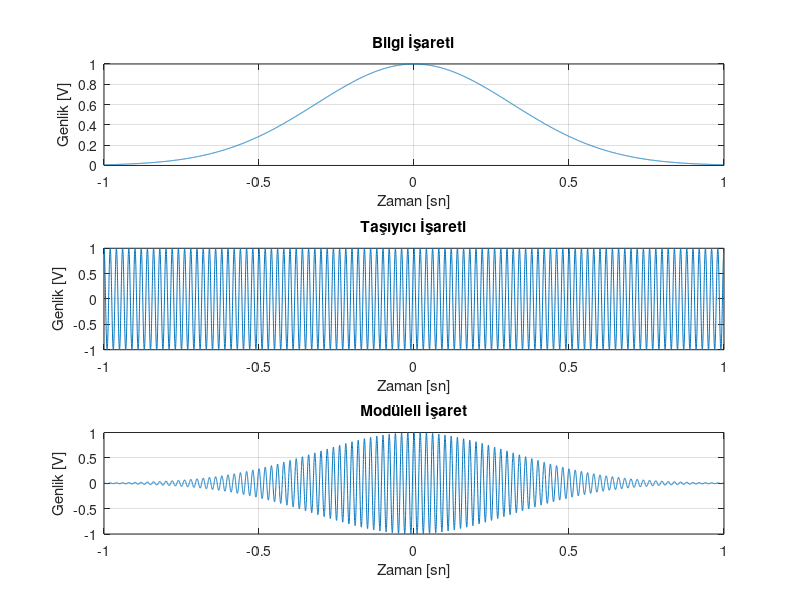
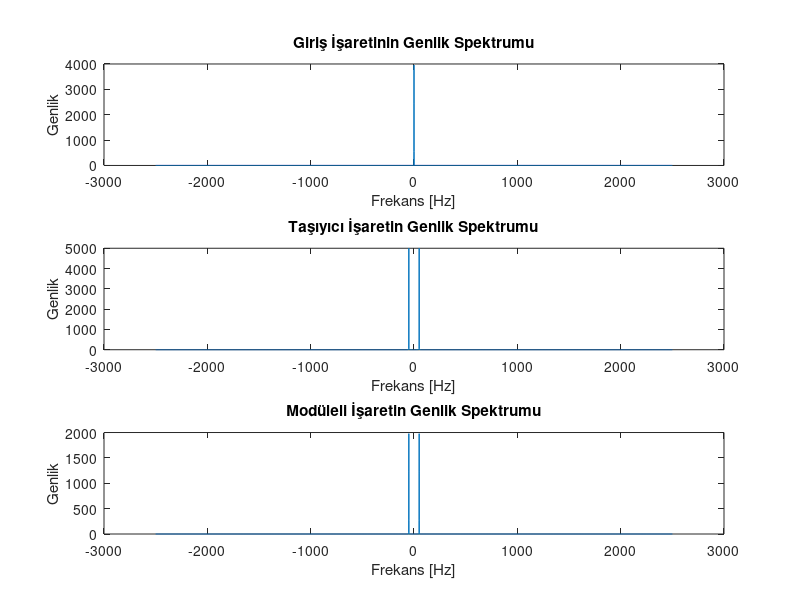
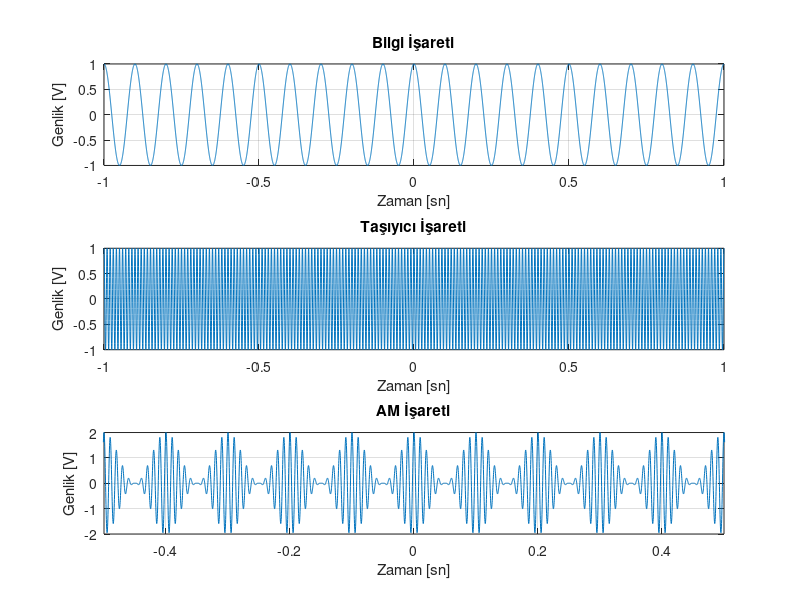
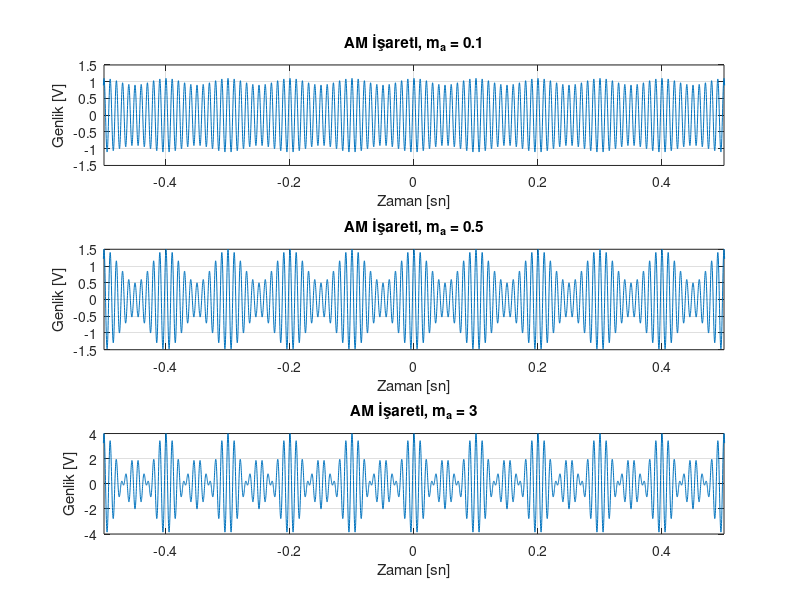

MATLAB code for these plots, in order: (Note: this script raises an error after producing the figures.)
%%S_1aCift Yanband Isareti (DSB) ve Yorumlanmasi
% Fs : Isareti MATLAB ortaminda analog gibi islemek icin
% kullanilan ornekleme frekansi (Fc'nin 100 kati)
% Fc : Tasiyicinin frekansi
close all,clear all,clc
Fs = 5000; Ts = 1/Fs;
Fc = 50;
A = 1;
t = -1:Ts:1;
input = A*exp(-5*t.^2); % bilgi isareti
carrier = A*cos(2*pi*Fc*t); % tasiyici
output = (input.*carrier);
figure,
subplot(311),plot(t,input),title('Bilgi İşareti'),grid on
xlabel('Zaman [sn]'),ylabel('Genlik [V]')
subplot(312),plot(t,carrier),title('Taşıyıcı İşareti'),grid on
xlabel('Zaman [sn]'),ylabel('Genlik [V]')
subplot(313),plot(t,output),title('Modüleli İşaret'),grid on
xlabel('Zaman [sn]'),ylabel('Genlik [V]')

%% 1b) Cift Yanband Isaretinin (DSB) Frekans Analizi
% Giriş işareti
input_fft = fftshift(abs(fft(input)));
f_input = linspace(-Fs/2, Fs/2, numel(input_fft));

% Taşıyıcı işareti
carrier_fft = fftshift(abs(fft(carrier)));
f_carrier = linspace(-Fs/2, Fs/2, numel(carrier_fft));

% Çıkış işareti
output_fft = fftshift(abs(fft(output)));
f_output = linspace(-Fs/2, Fs/2, numel(output_fft));

figure
subplot(3,1,1)
plot(f_input, input_fft)
title('Giriş İşaretinin Genlik Spektrumu')
xlabel('Frekans [Hz]')
ylabel('Genlik')

subplot(3,1,2)
plot(f_carrier, carrier_fft)
title('Taşıyıcı İşaretin Genlik Spektrumu')
xlabel('Frekans [Hz]')
ylabel('Genlik')

subplot(3,1,3)
plot(f_output, output_fft)
title('Modüleli İşaretin Genlik Spektrumu')
xlabel('Frekans [Hz]')
ylabel('Genlik')

%% 2a) Tasiyicili Genlik Modulasyonu (AM) ve Yorumlanmasi
close all, clear all, clc
Fs = 5000; Ts = 1/Fs;
Fc = 100; % taşıyıcı frekans - Hz
Fm = 10;
t = -1:Ts:1;
A = 1; ma = 1;
input = A*cos(2*pi*Fm*t); % bilgi işareti
carrier = cos(2*pi*Fc*t); % taşıyıcı
s_am = (1 + ma*cos(2*pi*Fm*t)).*carrier; % AM işareti

figure,
subplot(311), plot(t, input), title('Bilgi İşareti'), grid on
xlabel('Zaman [sn]'), ylabel('Genlik [V]')
subplot(312), plot(t, carrier), title('Taşıyıcı İşareti'), grid on
xlabel('Zaman [sn]'), ylabel('Genlik [V]')
subplot(313), plot(t, s_am), title('AM İşareti'), grid on
xlabel('Zaman [sn]'), ylabel('Genlik [V]'), xlim([-0.5 0.5])

%% 2b) Tasiyicili Genlik Modulasyonu (AM) ve Yorumlanmasi
close all, clear all, clc
Fs = 5000; Ts = 1/Fs;
Fc = 100; % taşıyıcı frekans - Hz
Fm = 10;
t = -1:Ts:1;
A = 1;
mas = [0.1, 0.5, 3];

figure;
for i = 1:length(mas)
    ma = mas(i);
    input = A*cos(2*pi*Fm*t); % bilgi işareti
    carrier = cos(2*pi*Fc*t); % taşıyıcı
    s_am = (1 + ma*cos(2*pi*Fm*t)).*carrier; % AM işareti
    
    subplot(length(mas), 1, i);
    plot(t, s_am);
    title(['AM İşareti, m_a = ', num2str(ma)]);
    xlabel('Zaman [sn]');
    ylabel('Genlik [V]');
    grid on;
    xlim([-0.5 0.5]);
end


%% 2C) Fourier Analizi
close all, clear all, clc
Fs = 5000; Ts = 1/Fs;
Fc = 100; % taşıyıcı frekans - Hz
Fm = 10;
t = -1:Ts:1;
A = 1;
ma = 1;

% Giriş işareti
input = A*cos(2*pi*Fm*t);

% Taşıyıcı işareti
carrier = cos(2*pi*Fc*t);

% Çıkış işareti (AM işareti)
s_am = (1 + ma*cos(2*pi*Fm*t)).*carrier;

% Genlik spektrumlarının hesaplanması
N = length(t); % Veri noktalarının sayısı
X_input = fftshift(abs(fft(input)))/N;
X_carrier = fftshift(abs(fft(carrier)))/N;
X_s_am = fftshift(abs(fft(s_am)))/N;

% Frekans vektörünün oluşturulması
f = linspace(-Fs/2, Fs/2, N);

% Grafiklerin çizdirilmesi
figure;

% Giriş işareti genlik spektrumu
subplot(3, 1, 1);
plot(f, X_input);
title('Giriş İşareti Genlik Spektrumu');
xlabel('Frekans [Hz]');
ylabel('Genlik');
xlim([-3*Fc, 3*Fc]);
grid on;

% Taşıyıcı işareti genlik spektrumu
subplot(3, 1, 2);
plot(f, X_carrier);
title('Taşıyıcı İşareti Genlik Spektrumu');
xlabel('Frekans [Hz]');
ylabel('Genlik');
xlim([-3*Fc, 3*Fc]);
grid on;

% Çıkış işareti (AM işareti) genlik spektrumu
subplot(3, 1, 3);
plot(f, X_s_am);
title('Çıkış İşareti (AM İşareti) Genlik Spektrumu');
xlabel('Frekans [Hz]');
ylabel('Genlik');
xlim([-3*Fc, 3*Fc]);
grid on;

%% 3a) Hilbert dönüşümü
close all, clear all, clc
Fs = 5000; Ts = 1/Fs;
Fc = 50; Fm = 10;
Am = 1; Ac = 5; 
t = -1:Ts:1;

% Mesaj işareti
m = Am*cos(2*pi*Fm*t);

% Taşıyıcı işareti
c = Ac*cos(2*pi*Fc*t);


mhat = hilbert(m); % Mesaj işaretinin Hilbert dönüşümü
usb = c.*exp(1j.*real(mhat)); % USB (Üst Yan Bant)
lsb = c.*exp(1j.*imag(mhat)); % LSB (Alt Yan Bant)

% USB ve LSB işaretlerinin genlik spektrumları
N = length(t);
USB_spectrum = fftshift(abs(fft(usb)))/N;
LSB_spectrum = fftshift(abs(fft(lsb)))/N;
f = linspace(-Fs/2, Fs/2, N); % Frekans vektörü oluşturulması

% Grafiklerin çizdirilmesi
figure;

% USB işaretinin genlik spektrumu
subplot(2, 1, 1);
plot(f, USB_spectrum);
title('USB İşaretinin Genlik Spektrumu');
xlabel('Frekans [Hz]');
ylabel('Genlik');
grid on;

% LSB işaretinin genlik spektrumu
subplot(2, 1, 2);
plot(f, LSB_spectrum);
title('LSB İşaretinin Genlik Spektrumu');
xlabel('Frekans [Hz]');
ylabel('Genlik');
grid on;


% 3B) DSB işaretin bir bandının bastırılması ile SSB modulasyonu
% 5.bölümde verilen frekans bölgesinde filtreleme benzeri bir filtreleme
% işlemi gerçekleştirmeniz beklenmektedir.

%% 3b) DSB isaretin bandlarindan birisinin bastirilmasi ile SSB modulasyonunu gerçekleştirme
% Verilen frekans bölgesinde filtreleme benzeri bir işlem gerçekleştirilir.

% Basit filtre tasarimi
close all, clear all, clc
Fc = 1000; % Kesim frekansı

H = zeros(numel(m),1); % Filtre tepkisi
for i = 1:numel(m)
    if abs(m(i)) < Fc
        H(i) = 1; % Kesim frekansı altında birim genlik
    end
end

% SSB modulasyonu
s_ssb_usb = fftshift(H) .* fft(usb); % USB (Upper Sideband)
s_ssb_lsb = fftshift(H) .* fft(lsb); % LSB (Lower Sideband)

% Genlik spektrumlarını çizdirme
figure;
subplot(211), plot(m, abs(s_ssb_usb)), title('USB Genlik Spektrumu'), xlabel('Frekans [Hz]'), ylabel('Genlik'), grid on;
subplot(212), plot(m, abs(s_ssb_lsb)), title('LSB Genlik Spektrumu'), xlabel('Frekans [Hz]'), ylabel('Genlik'), grid on;
